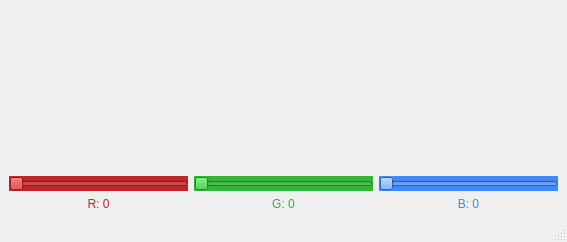
<?xml version="1.0" encoding="UTF-8"?>
<ui version="4.0">
 <class>MainWindow</class>
 <widget class="QMainWindow" name="MainWindow">
  <property name="geometry">
   <rect>
    <x>0</x>
    <y>0</y>
    <width>567</width>
    <height>242</height>
   </rect>
  </property>
  <property name="windowTitle">
   <string>Color Picker</string>
  </property>
  <property name="windowIcon">
   <iconset>
    <normaloff>Icon Image/colorpicker.png</normaloff>Icon Image/colorpicker.png</iconset>
  </property>
  <widget class="QWidget" name="centralwidget">
   <layout class="QVBoxLayout" name="verticalLayout">
    <item>
     <widget class="QLabel" name="show_img_label">
      <property name="text">
       <string/>
      </property>
      <property name="alignment">
       <set>Qt::AlignCenter</set>
      </property>
     </widget>
    </item>
    <item>
     <widget class="QLabel" name="show_rgb_color_label">
      <property name="text">
       <string/>
      </property>
      <property name="alignment">
       <set>Qt::AlignCenter</set>
      </property>
     </widget>
    </item>
    <item>
     <layout class="QGridLayout" name="gridLayout">
      <item row="2" column="1">
       <widget class="QLabel" name="G_label">
        <property name="sizePolicy">
         <sizepolicy hsizetype="Preferred" vsizetype="Maximum">
          <horstretch>0</horstretch>
          <verstretch>0</verstretch>
         </sizepolicy>
        </property>
        <property name="styleSheet">
         <string notr="true">color: rgb(53, 181, 53);</string>
        </property>
        <property name="text">
         <string>G: 0</string>
        </property>
        <property name="alignment">
         <set>Qt::AlignCenter</set>
        </property>
       </widget>
      </item>
      <item row="2" column="2">
       <widget class="QLabel" name="B_label">
        <property name="sizePolicy">
         <sizepolicy hsizetype="Preferred" vsizetype="Maximum">
          <horstretch>0</horstretch>
          <verstretch>0</verstretch>
         </sizepolicy>
        </property>
        <property name="styleSheet">
         <string notr="true">color: rgb(65, 136, 255);</string>
        </property>
        <property name="text">
         <string>B: 0</string>
        </property>
        <property name="alignment">
         <set>Qt::AlignCenter</set>
        </property>
       </widget>
      </item>
      <item row="1" column="1">
       <widget class="QSlider" name="G_Slider">
        <property name="styleSheet">
         <string notr="true">background-color: rgb(53, 181, 53);</string>
        </property>
        <property name="maximum">
         <number>255</number>
        </property>
        <property name="orientation">
         <enum>Qt::Horizontal</enum>
        </property>
       </widget>
      </item>
      <item row="2" column="0">
       <widget class="QLabel" name="R_label">
        <property name="sizePolicy">
         <sizepolicy hsizetype="Preferred" vsizetype="Maximum">
          <horstretch>0</horstretch>
          <verstretch>0</verstretch>
         </sizepolicy>
        </property>
        <property name="styleSheet">
         <string notr="true">color: rgb(191, 39, 39);</string>
        </property>
        <property name="text">
         <string>R: 0</string>
        </property>
        <property name="alignment">
         <set>Qt::AlignCenter</set>
        </property>
       </widget>
      </item>
      <item row="1" column="2">
       <widget class="QSlider" name="B_Slider">
        <property name="styleSheet">
         <string notr="true">background-color: rgb(65, 136, 255);</string>
        </property>
        <property name="maximum">
         <number>255</number>
        </property>
        <property name="orientation">
         <enum>Qt::Horizontal</enum>
        </property>
       </widget>
      </item>
      <item row="1" column="0">
       <widget class="QSlider" name="R_Slider">
        <property name="styleSheet">
         <string notr="true">background-color: rgb(191, 39, 39);</string>
        </property>
        <property name="maximum">
         <number>255</number>
        </property>
        <property name="orientation">
         <enum>Qt::Horizontal</enum>
        </property>
       </widget>
      </item>
     </layout>
    </item>
   </layout>
  </widget>
  <widget class="QMenuBar" name="menubar">
   <property name="geometry">
    <rect>
     <x>0</x>
     <y>0</y>
     <width>567</width>
     <height>22</height>
    </rect>
   </property>
  </widget>
  <widget class="QStatusBar" name="statusbar"/>
 </widget>
 <resources/>
 <connections/>
</ui>
